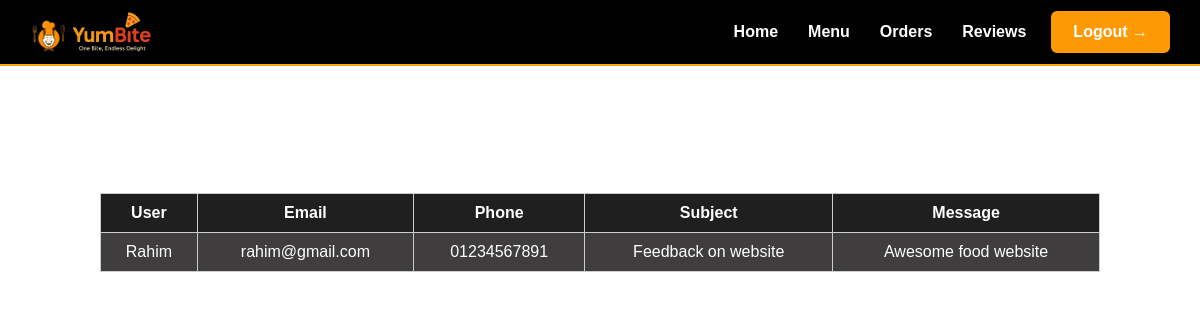
Screenshot of /user_reviews.php (signed in) with the database file from the repository.
### tables this page shows
CREATE TABLE `contact` (
  `id` int(11) NOT NULL,
  `full_name` varchar(255) NOT NULL,
  `email` varchar(255) NOT NULL,
  `phone` varchar(11) NOT NULL,
  `subject` varchar(255) NOT NULL,
  `message` text NOT NULL
);

### user_reviews.php (the view, shortened to what this page needs)
<?php
require_once "database.php";
$sql = "SELECT full_name, email, phone, subject, message from contact";
$result = mysqli_query($conn, $sql);
?>
<!DOCTYPE html>
<html lang="en">
<head>
    <link id="theme-style" rel="stylesheet" href="css/style-dark.css">
    <link rel="stylesheet" href="css/style.css">
    <link rel="stylesheet" href="css/signup.css">
</head>
<body>
    <header>
        <nav>
            <div class="logo">
                <img src="images/logo1.png" alt="Logo1" class="logo1" />
                <img src="images/logo.png" alt="YumBite" />
            </div>
            <ul class="nav-links" id="navLinks">
                <li><a href="admin.php">Home</a></li>
                <li><a href="admin_menu.php">Menu</a></li>
                <li><a href="admin_orders.php">Orders</a></li>
                <li><a href="user_reviews.php">Reviews</a></li>
                <a href="logout.php" class="login-btn logout">Logout →</a>
            </ul>
        </nav>
    </header>
    <div class="admin-container">
        <h1 class="text-center">All User Reviews</h1>
        <div class="table-container">
            <table>
                <tr>
                    <th>User</th>
                    <th>Email</th>
                    <th>Phone</th>
                    <th>Subject</th>
                    <th>Message</th>
                </tr>
                <?php while ($row = mysqli_fetch_assoc($result)) { ?>
                    <tr>
                        <td><?php echo htmlspecialchars($row['full_name']); ?></td>
                        <td><?php echo htmlspecialchars($row['email']); ?></td>
                        <td><?php echo htmlspecialchars($row['phone']); ?></td>
                        <td><?php echo htmlspecialchars($row['subject']); ?></td>
                        <td><?php echo htmlspecialchars($row['message']); ?></td>
                    </tr>
                <?php } ?>
            </table>
        </div>
    </div>
</body>
</html>

### css/style-dark.css (style rules this page uses)
body { font-family: Arial, sans-serif; background-color: #000000; color: #ffffff; margin: 0; padding: 0; }
nav { background-color: #000000; color: #ffa500; padding: 8px 30px; display: flex; justify-content: space-between; align-items: center; border-bottom: 2px solid #ffa500; position: relative; flex-wrap: wrap; }
.logo { display: flex; align-items: center; gap: 5px; }
.logo img { height: 40px; vertical-align: middle; }
.logo1 { margin-top: 8px; }
.nav-links { list-style: none; display: flex; align-items: center; gap: 20px; flex-wrap: wrap; }
.nav-links li { position: relative; }
.nav-links li a { text-decoration: none; color: white; font-weight: bold; padding: 8px 5px; display: inline-block; transition: color 0.3s ease; }
.login-btn { background-color: #fc9905; color: #ffffff; padding: 10px 20px; border-radius: 6px; font-weight: bold; font-size: 16px; display: inline-block; text-decoration: none; border: 2px solid #ff9900; text-align: center; transition: background-color 0.3s ease, color 0.3s ease; }

### css/style.css (style rules this page uses)
* { margin: 0 0; padding: 0 0; font-family: Arial, Helvetica, sans-serif; }
.text-center { text-align: center; }
a { color: #ff8b1f; text-decoration: none; }
.logo { width: 10%; float: left; }

### css/signup.css (style rules this page uses)
body { margin: 0; padding: 0; font-family: Arial, sans-serif; background: url("../images/sbg.jpg") no-repeat center center fixed; background-size: cover; }

### user_reviews.php (style rules this page uses)
.admin-container { max-width: 1000px; margin: 50px auto; padding: 20px; }
table { width: 100%; border-collapse: collapse; margin: 20px 0; }
table, th, td { border: 1px solid #ccc; background-color: #3f3d3d; padding: 10px; text-align: center; }
th { background-color: #1f1f1f; color: white; }

### rows the page displays
contact: full_name "Rahim", email "rahim@gmail.com", phone "01234567891", subject "Feedback on website", message "Awesome food website"
